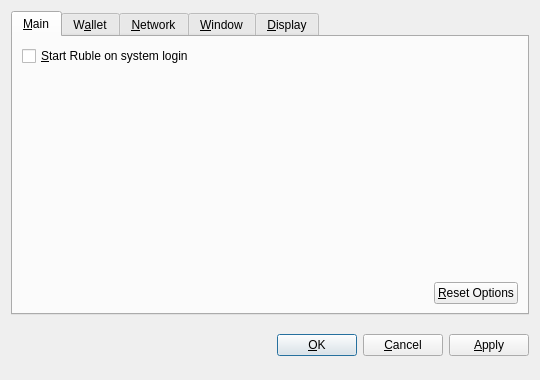
<?xml version="1.0" encoding="UTF-8"?>
<ui version="4.0">
 <class>OptionsDialog</class>
 <widget class="QDialog" name="OptionsDialog">
  <property name="geometry">
   <rect>
    <x>0</x>
    <y>0</y>
    <width>540</width>
    <height>380</height>
   </rect>
  </property>
  <property name="windowTitle">
   <string>Options</string>
  </property>
  <property name="modal">
   <bool>true</bool>
  </property>
  <layout class="QVBoxLayout" name="verticalLayout">
   <item>
    <widget class="QTabWidget" name="tabWidget">
     <property name="tabPosition">
      <enum>QTabWidget::North</enum>
     </property>
     <property name="currentIndex">
      <number>0</number>
     </property>
     <widget class="QWidget" name="tabMain">
      <attribute name="title">
       <string>&amp;Main</string>
      </attribute>
      <layout class="QVBoxLayout" name="verticalLayout_Main">
       <item>
        <widget class="QCheckBox" name="bitcoinAtStartup">
         <property name="toolTip">
          <string>Automatically start Ruble after logging in to the system.</string>
         </property>
         <property name="text">
          <string>&amp;Start Ruble on system login</string>
         </property>
        </widget>
       </item>
       <item>
        <spacer name="verticalSpacer_Main">
         <property name="orientation">
          <enum>Qt::Vertical</enum>
         </property>
         <property name="sizeHint" stdset="0">
          <size>
           <width>20</width>
           <height>40</height>
          </size>
         </property>
        </spacer>
       </item>
       <item>
        <layout class="QHBoxLayout" name="horizontalLayout_2_Main">
         <item>
          <spacer name="horizontalSpacer_2_Main">
           <property name="orientation">
            <enum>Qt::Horizontal</enum>
           </property>
           <property name="sizeHint" stdset="0">
            <size>
             <width>40</width>
             <height>20</height>
            </size>
           </property>
          </spacer>
         </item>
         <item>
          <widget class="QPushButton" name="resetButton">
           <property name="toolTip">
            <string>Reset all client options to default.</string>
           </property>
           <property name="text">
            <string>&amp;Reset Options</string>
           </property>
           <property name="autoDefault">
            <bool>false</bool>
           </property>
          </widget>
         </item>
        </layout>
       </item>
      </layout>
     </widget>
     <widget class="QWidget" name="tabWallet">
      <attribute name="title">
       <string>W&amp;allet</string>
      </attribute>
      <layout class="QVBoxLayout" name="verticalLayout_Network">
       <item>
        <widget class="QLabel" name="transactionFeeInfoLabel">
         <property name="text">
          <string>Optional transaction fee per kB that helps make sure your transactions are processed quickly. Most transactions are 1 kB.</string>
         </property>
         <property name="textFormat">
          <enum>Qt::PlainText</enum>
         </property>
         <property name="wordWrap">
          <bool>true</bool>
         </property>
        </widget>
       </item>
       <item>
        <layout class="QHBoxLayout" name="horizontalLayout_1_Main">
         <item>
          <widget class="QLabel" name="transactionFeeLabel">
           <property name="text">
            <string>Pay transaction &amp;fee</string>
           </property>
           <property name="textFormat">
            <enum>Qt::PlainText</enum>
           </property>
           <property name="buddy">
            <cstring>transactionFee</cstring>
           </property>
          </widget>
         </item>
         <item>
          <widget class="BitcoinAmountField" name="transactionFee"/>
         </item>
         <item>
          <spacer name="horizontalSpacer_1_Main">
           <property name="orientation">
            <enum>Qt::Horizontal</enum>
           </property>
           <property name="sizeHint" stdset="0">
            <size>
             <width>40</width>
             <height>20</height>
            </size>
           </property>
          </spacer>
         </item>
        </layout>
       </item>
       <item>
        <widget class="QLabel" name="label">
         <property name="text">
          <string>If you disable the spending of unconfirmed change, the change from a transaction cannot be used until that transaction has at least one confirmation. This also affects how your balance is computed.</string>
         </property>
         <property name="wordWrap">
          <bool>true</bool>
         </property>
        </widget>
       </item>
       <item>
        <widget class="QCheckBox" name="spendZeroConfChange">
         <property name="text">
          <string>Spend unconfirmed change  (experts only)</string>
         </property>
        </widget>
       </item>
       <item>
        <spacer name="verticalSpacer">
         <property name="orientation">
          <enum>Qt::Vertical</enum>
         </property>
         <property name="sizeHint" stdset="0">
          <size>
           <width>20</width>
           <height>40</height>
          </size>
         </property>
        </spacer>
       </item>
      </layout>
     </widget>
     <widget class="QWidget" name="tabNetwork">
      <attribute name="title">
       <string>&amp;Network</string>
      </attribute>
      <layout class="QVBoxLayout" name="verticalLayout_Network">
       <item>
        <widget class="QCheckBox" name="mapPortUpnp">
         <property name="toolTip">
          <string>Automatically open the Ruble client port on the router. This only works when your router supports UPnP and it is enabled.</string>
         </property>
         <property name="text">
          <string>Map port using &amp;UPnP</string>
         </property>
        </widget>
       </item>
       <item>
        <widget class="QCheckBox" name="connectSocks">
         <property name="toolTip">
          <string>Connect to the Ruble network through a SOCKS proxy (e.g. when connecting through Tor).</string>
         </property>
         <property name="text">
          <string>&amp;Connect through SOCKS proxy:</string>
         </property>
        </widget>
       </item>
       <item>
        <layout class="QHBoxLayout" name="horizontalLayout_Network">
         <item>
          <widget class="QLabel" name="proxyIpLabel">
           <property name="text">
            <string>Proxy &amp;IP:</string>
           </property>
           <property name="textFormat">
            <enum>Qt::PlainText</enum>
           </property>
           <property name="buddy">
            <cstring>proxyIp</cstring>
           </property>
          </widget>
         </item>
         <item>
          <widget class="QValidatedLineEdit" name="proxyIp">
           <property name="maximumSize">
            <size>
             <width>140</width>
             <height>16777215</height>
            </size>
           </property>
           <property name="toolTip">
            <string>IP address of the proxy (e.g. 127.0.0.1)</string>
           </property>
          </widget>
         </item>
         <item>
          <widget class="QLabel" name="proxyPortLabel">
           <property name="text">
            <string>&amp;Port:</string>
           </property>
           <property name="textFormat">
            <enum>Qt::PlainText</enum>
           </property>
           <property name="buddy">
            <cstring>proxyPort</cstring>
           </property>
          </widget>
         </item>
         <item>
          <widget class="QLineEdit" name="proxyPort">
           <property name="maximumSize">
            <size>
             <width>55</width>
             <height>16777215</height>
            </size>
           </property>
           <property name="toolTip">
            <string>Port of the proxy (e.g. 9050)</string>
           </property>
          </widget>
         </item>
         <item>
          <widget class="QLabel" name="socksVersionLabel">
           <property name="text">
            <string>SOCKS &amp;Version:</string>
           </property>
           <property name="textFormat">
            <enum>Qt::PlainText</enum>
           </property>
           <property name="buddy">
            <cstring>socksVersion</cstring>
           </property>
          </widget>
         </item>
         <item>
          <widget class="QValueComboBox" name="socksVersion">
           <property name="toolTip">
            <string>SOCKS version of the proxy (e.g. 5)</string>
           </property>
          </widget>
         </item>
         <item>
          <spacer name="horizontalSpacer_Network">
           <property name="orientation">
            <enum>Qt::Horizontal</enum>
           </property>
           <property name="sizeHint" stdset="0">
            <size>
             <width>40</width>
             <height>20</height>
            </size>
           </property>
          </spacer>
         </item>
        </layout>
       </item>
       <item>
        <spacer name="verticalSpacer_Network">
         <property name="orientation">
          <enum>Qt::Vertical</enum>
         </property>
         <property name="sizeHint" stdset="0">
          <size>
           <width>20</width>
           <height>40</height>
          </size>
         </property>
        </spacer>
       </item>
      </layout>
     </widget>
     <widget class="QWidget" name="tabWindow">
      <attribute name="title">
       <string>&amp;Window</string>
      </attribute>
      <layout class="QVBoxLayout" name="verticalLayout_Window">
       <item>
        <widget class="QCheckBox" name="minimizeToTray">
         <property name="toolTip">
          <string>Show only a tray icon after minimizing the window.</string>
         </property>
         <property name="text">
          <string>&amp;Minimize to the tray instead of the taskbar</string>
         </property>
        </widget>
       </item>
       <item>
        <widget class="QCheckBox" name="minimizeOnClose">
         <property name="toolTip">
          <string>Minimize instead of exit the application when the window is closed. When this option is enabled, the application will be closed only after selecting Quit in the menu.</string>
         </property>
         <property name="text">
          <string>M&amp;inimize on close</string>
         </property>
        </widget>
       </item>
       <item>
        <spacer name="verticalSpacer_Window">
         <property name="orientation">
          <enum>Qt::Vertical</enum>
         </property>
         <property name="sizeHint" stdset="0">
          <size>
           <width>20</width>
           <height>40</height>
          </size>
         </property>
        </spacer>
       </item>
      </layout>
     </widget>
     <widget class="QWidget" name="tabDisplay">
      <attribute name="title">
       <string>&amp;Display</string>
      </attribute>
      <layout class="QVBoxLayout" name="verticalLayout_Display">
       <item>
        <layout class="QHBoxLayout" name="horizontalLayout_1_Display">
         <item>
          <widget class="QLabel" name="langLabel">
           <property name="text">
            <string>User Interface &amp;language:</string>
           </property>
           <property name="textFormat">
            <enum>Qt::PlainText</enum>
           </property>
           <property name="buddy">
            <cstring>lang</cstring>
           </property>
          </widget>
         </item>
         <item>
          <widget class="QValueComboBox" name="lang">
           <property name="toolTip">
            <string>The user interface language can be set here. This setting will take effect after restarting Ruble.</string>
           </property>
          </widget>
         </item>
        </layout>
       </item>
       <item>
        <layout class="QHBoxLayout" name="horizontalLayout_2_Display">
         <item>
          <widget class="QLabel" name="unitLabel">
           <property name="text">
            <string>&amp;Unit to show amounts in:</string>
           </property>
           <property name="textFormat">
            <enum>Qt::PlainText</enum>
           </property>
           <property name="buddy">
            <cstring>unit</cstring>
           </property>
          </widget>
         </item>
         <item>
          <widget class="QValueComboBox" name="unit">
           <property name="toolTip">
            <string>Choose the default subdivision unit to show in the interface and when sending coins.</string>
           </property>
          </widget>
         </item>
        </layout>
       </item>
       <item>
        <widget class="QCheckBox" name="displayAddresses">
         <property name="toolTip">
          <string>Whether to show Ruble addresses in the transaction list or not.</string>
         </property>
         <property name="text">
          <string>&amp;Display addresses in transaction list</string>
         </property>
        </widget>
       </item>
       <item>
        <widget class="QCheckBox" name="coinControlFeatures">
         <property name="toolTip">
          <string>Whether to show coin control features or not.</string>
         </property>
         <property name="text">
          <string>Display coin &amp;control features (experts only!)</string>
         </property>
        </widget>
       </item>
       <item>
        <spacer name="verticalSpacer_Display">
         <property name="orientation">
          <enum>Qt::Vertical</enum>
         </property>
         <property name="sizeHint" stdset="0">
          <size>
           <width>20</width>
           <height>40</height>
          </size>
         </property>
        </spacer>
       </item>
      </layout>
     </widget>
    </widget>
   </item>
   <item>
    <layout class="QHBoxLayout" name="horizontalLayout_Buttons">
     <item>
      <spacer name="horizontalSpacer_1">
       <property name="orientation">
        <enum>Qt::Horizontal</enum>
       </property>
       <property name="sizeHint" stdset="0">
        <size>
         <width>40</width>
         <height>48</height>
        </size>
       </property>
      </spacer>
     </item>
     <item>
      <widget class="QLabel" name="statusLabel">
       <property name="font">
        <font>
         <weight>75</weight>
         <bold>true</bold>
        </font>
       </property>
       <property name="text">
        <string/>
       </property>
       <property name="textFormat">
        <enum>Qt::PlainText</enum>
       </property>
       <property name="wordWrap">
        <bool>true</bool>
       </property>
      </widget>
     </item>
     <item>
      <spacer name="horizontalSpacer_2">
       <property name="orientation">
        <enum>Qt::Horizontal</enum>
       </property>
       <property name="sizeHint" stdset="0">
        <size>
         <width>40</width>
         <height>48</height>
        </size>
       </property>
      </spacer>
     </item>
     <item>
      <widget class="QPushButton" name="okButton">
       <property name="text">
        <string>&amp;OK</string>
       </property>
      </widget>
     </item>
     <item>
      <widget class="QPushButton" name="cancelButton">
       <property name="text">
        <string>&amp;Cancel</string>
       </property>
       <property name="autoDefault">
        <bool>false</bool>
       </property>
      </widget>
     </item>
     <item>
      <widget class="QPushButton" name="applyButton">
       <property name="text">
        <string>&amp;Apply</string>
       </property>
       <property name="autoDefault">
        <bool>false</bool>
       </property>
      </widget>
     </item>
    </layout>
   </item>
  </layout>
 </widget>
 <customwidgets>
  <customwidget>
   <class>BitcoinAmountField</class>
   <extends>QSpinBox</extends>
   <header>bitcoinamountfield.h</header>
  </customwidget>
  <customwidget>
   <class>QValueComboBox</class>
   <extends>QComboBox</extends>
   <header>qvaluecombobox.h</header>
  </customwidget>
  <customwidget>
   <class>QValidatedLineEdit</class>
   <extends>QLineEdit</extends>
   <header>qvalidatedlineedit.h</header>
  </customwidget>
 </customwidgets>
 <resources/>
 <connections/>
</ui>
